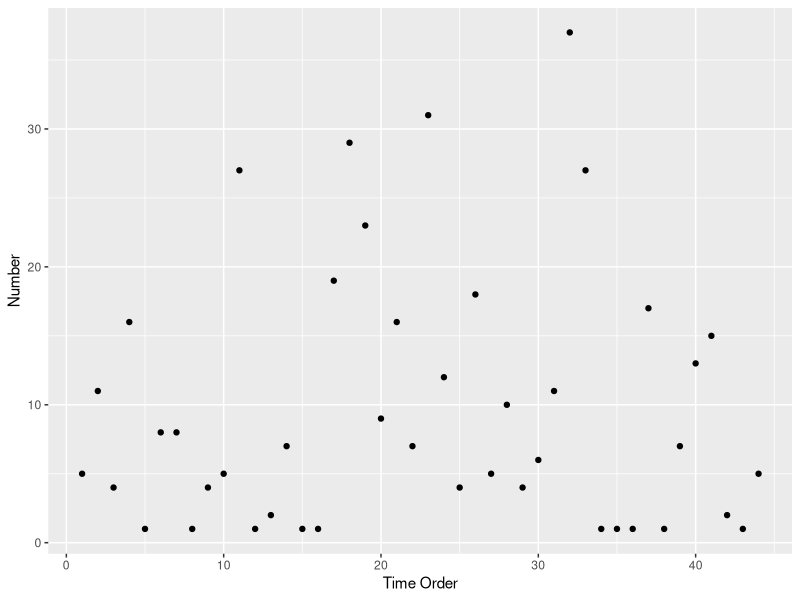
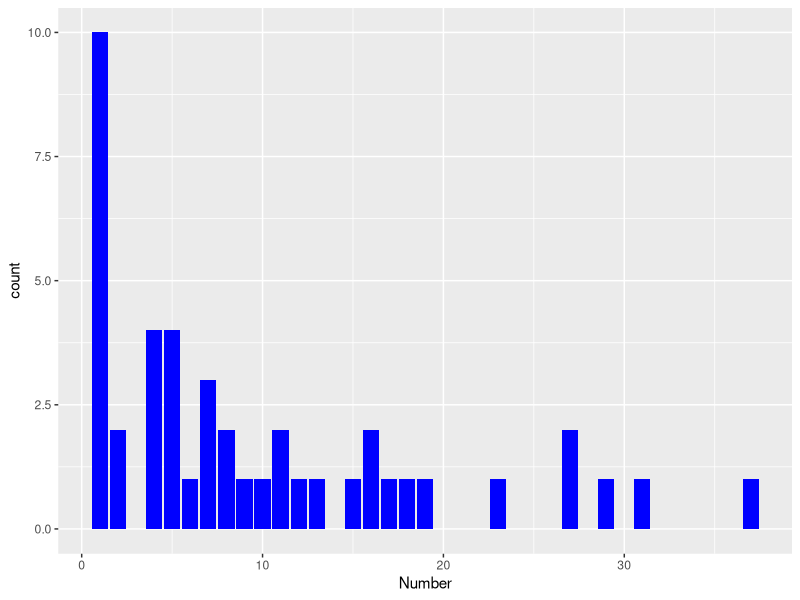

These charts were generated, in order, by the following R code:
## ---- chunk 1
library(ggplot2)
## ---- chunk 2
seattleofficeDF <- read.csv("seattleoffice.csv", header=TRUE, stringsAsFactors = FALSE)
# seattleofficeDF <- read.csv("seattleoffice_with_names.csv", header=TRUE, stringsAsFactors = FALSE)
statsoftfulDF <- read.csv("statsoftful.csv", header=TRUE, stringsAsFactors = FALSE)
seattlecombinedDF <- rbind(seattleofficeDF, statsoftfulDF)
## ---- chunk 3
dupPeople <- c("Joe R.", "Walter Y.", "Burl E.")
dupIndx <- match(dupPeople, seattlecombinedDF$Name)
seattlecombinedDF <- seattlecombinedDF[-dupIndx, ]
## ---- chunk 4
plt01 <- ggplot(data=seattlecombinedDF, aes(x=1:nrow(seattlecombinedDF), y=Number))
plt01 + geom_point() + xlab("Time Order")
## ---- chunk 5
plt02 <- ggplot(data=seattlecombinedDF, aes(x=Number))
plt02 + geom_bar(binwidth=1, fill="blue")
## ---- chunk 6
tabNumber <- table(seattlecombinedDF$Number)
if(!any(tabNumber == 1)) {
  cat("No winner since there is no unique number\n")
} else {
  winNumber <- as.numeric(names(tabNumber[tabNumber == 1][1]))
  winName <- seattlecombinedDF$Name[seattlecombinedDF$Number == winNumber]
  cat("Winner: ", winName, "Number:", winNumber, "\n")
}
## ---- chunk 7
as.numeric(names(tabNumber[tabNumber == 1]))
